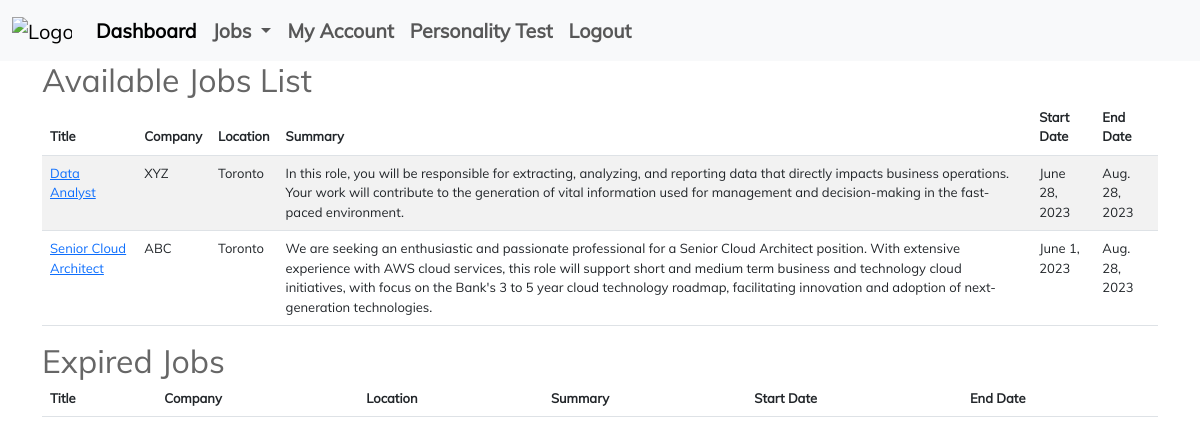
Page /employer/job-list/ on the earlier database version.
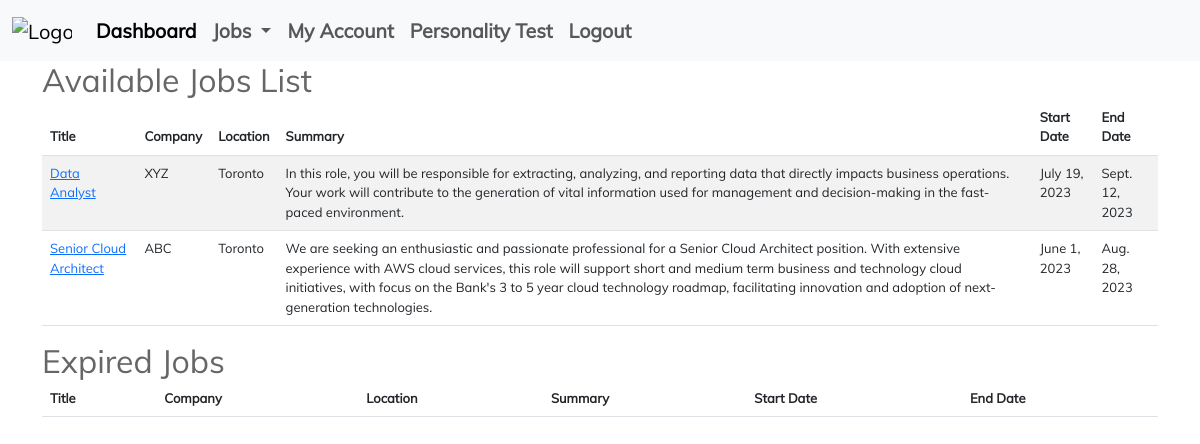
Same page on the later database version.
### employer/models.py (models this page shows, shortened)
class Job(models.Model):
    title = models.CharField(max_length=100)
    company = models.CharField(max_length=100)
    location = models.CharField(max_length=100)
    summary = models.TextField()
    description = models.TextField()
    requirements = models.TextField()
    start_date = models.DateField()
    end_date = models.DateField()

### employer/views.py (the view)
# urls.py: path('employer/job-list/', job_list, name='job_list'),
def job_list(request):
    if request.method == 'GET':
        today = timezone.now().date()
        jobs = Job.objects.filter(end_date__gte=today)
        expired_jobs = Job.objects.filter(end_date__lt=today)
        return render(request, 'employer/job-list.html', {'jobs': jobs, "expired_jobs": expired_jobs})

### templates/employer/job-list.html (shortened to what this page needs)
{% extends 'employer/base.html' %}
{% block content %}
    <h2>Available Jobs List</h2>
    <table class="table table-striped">
        <thead>
        <th>Title</th>
        <th>Company</th>
        <th>Location</th>
        <th>Summary</th>
        <th>Start Date</th>
        <th>End Date</th>
        </thead>
        <tbody>
        {% for job in jobs %}
            <tr>
                <td><a href="/employer/edit-job-detail/{{ job.id }}">{{ job.title }}</a></td>
                <td>{{ job.company }}</td>
                <td>{{ job.location }}</td>
                <td>{{ job.summary }}</td>
                <td>{{ job.start_date }}</td>
                <td>{{ job.end_date }}</td>
            </tr>
        {% endfor %}
        </tbody>
    </table>
    <h2>Expired Jobs</h2>
    <table class="table table-striped">
        <thead>
        <th>Title</th>
        <th>Company</th>
        <th>Location</th>
        <th>Summary</th>
        <th>Start Date</th>
        <th>End Date</th>
        </thead>
    </table>
{% endblock %}

### templates/employer/base.html (shortened to what this page needs)
{% load static %}
<!DOCTYPE html>
<html lang="en">
<head>
    <link href="{% static 'css/bootstrap.min.css' %}" rel="stylesheet">
    <link href="{% static 'css/style.css' %}" rel="stylesheet">
    <link rel="stylesheet"
          href="{% static 'fonts/material-design-iconic-font/css/material-design-iconic-font.min.css' %}">
</head>
<body>
<nav class="navbar navbar-expand-lg bg-light">
    <div class="container-fluid">
        <a class="navbar-brand" href="/employer/dashboard">
            <img src="{% static 'images/logo.png' %}" alt="Logo" width="60"
                 class="d-inline-block align-text-top">
        </a>
        <div class="collapse navbar-collapse" id="navbarSupportedContent">
            <ul class="navbar-nav me-auto mb-2 mb-lg-0" style="font-size: 1.5em;font-weight: 600">
                <li class="nav-item">
                    <a class="nav-link active" aria-current="page" href="/employer/dashboard">Dashboard</a>
                </li>
                <li class="nav-item dropdown">
                    <a class="nav-link dropdown-toggle" href="#" role="button" data-bs-toggle="dropdown"
                       aria-expanded="false">
                        Jobs
                    </a>
                </li>
                <li class="nav-item">
                    <a class="nav-link" href="/account">My Account</a>
                </li>
                <li class="nav-item">
                    <a class="nav-link" href="/personality_test_edit">Personality Test</a>
                </li>
                <li class="nav-item">
                    <a class="nav-link" href="{% url 'logout' %}">Logout</a>
                </li>
            </ul>
        </div>
    </div>
</nav>
<div id="content" class="container mx-auto">
    {% block content %} {% endblock %}
</div>
</body>
</html>

### static/css/style.css (style rules this page uses)
* { -webkit-box-sizing: border-box; -moz-box-sizing: border-box; box-sizing: border-box; }
body { font-family: "Muli-Regular"; color: #666; font-size: 13px; margin: 0; }
p, h1, h2, h3, h4, h5, h6, ul { margin: 0; }
img { max-width: 100%; }
ul { padding-left: 0; margin-bottom: 0; }

Differences in the rows shown:
changed Job "Data Analyst": start_date "June 28, 2023" → "July 19, 2023"; end_date "Aug. 28, 2023" → "Sept. 12, 2023"
